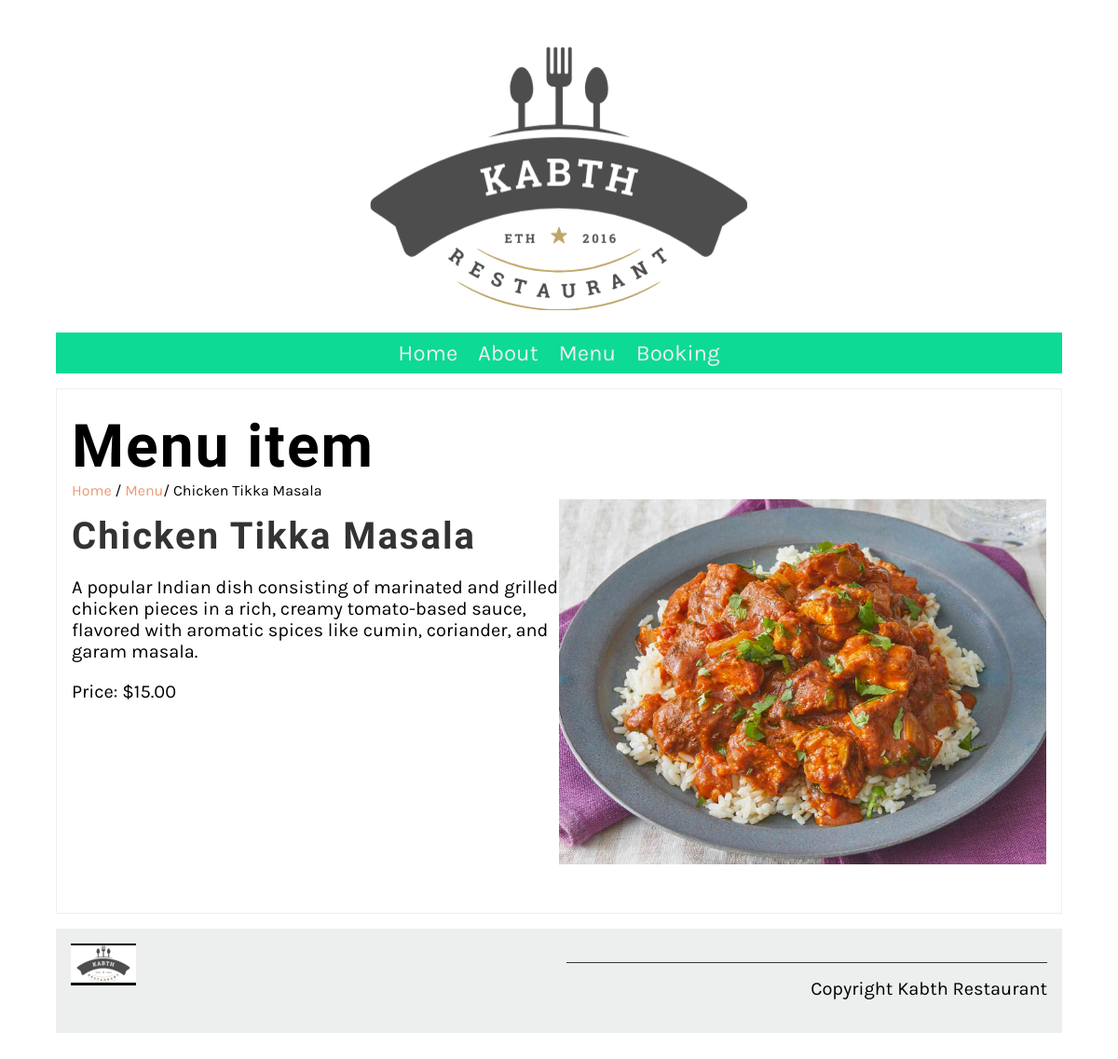
Page /menu_item/2/ on the committed database.
### restaurant/models.py (models this page shows, shortened)
class Menu(models.Model):
    name = models.CharField(max_length=250)
    price = models.IntegerField()
    description = models.TextField(max_length=1000)

### restaurant/views.py (the view)
# urls.py: path('menu_item/<int:pk>/', views.menu_item, name= "menu_item"),
def menu_item(request, pk=None):
    if pk:
        menu_item = models.Menu.objects.get(pk = pk)
    else:
        menu_item=""
    return render(request,"menu_item.html",{"menu_item":menu_item})

### restaurant/templates/menu_item.html
{% extends 'base.html' %}
{% load static %}
{% block content %}
<section>
    <article>
        <h1>Menu item</h1>
        <span>
            <a href="{% url 'home' %}">Home</a> /
            <a href="{% url 'menu' %}">Menu</a>/
            {{menu_item.name}}
        </span>
        <div class="row">
            <div class="column">
                <h2>
                    {{menu_item.name}}
                </h2>
                <p>
                    {{menu_item.description}}
                </p>
                <p>
                    Price: ${{menu_item.price}}.00
                </p>
            </div>
            <div class="column">
                <img src="{% static 'img/menu_items/' %}{{ menu_item.name|slugify }}.jpg" alt="{{ menu_item.name }}" />
            </div>
        </div>
    </article>
</section>
{% endblock %}

### restaurant/static/css/style.css (style rules this page uses)
body { font-family: 'Karla', sans-serif; margin-top: 3rem; margin-bottom: 3rem; margin-left: 5%; margin-right: 5%; }
h1, h2, h3, h4, h5, h6 { font-family: 'Markazi Text', serif; letter-spacing: 2px;; }
h1 { font-size: 4rem; margin-top: 1.5rem; margin-bottom: 0; }
h2 { font-size: 2.5rem; color: #333333; margin:1rem 0; }
p, ul { font-size: 1.25rem;; }
a { color: #EE9972; text-decoration: none; }
section { display: flex; gap: 2rem 1rem; margin-top: 1rem; margin-bottom: 1rem; flex-direction: row; }
article { flex:1; }
article img { max-width: 100%; }
main article { border: 1px solid #EDEFEE; padding-left: 1rem; padding-right: 1rem; }
.row { display: flex; flex-direction: row; width: 100%; padding-bottom: 1rem; }
.column { flex-basis: 50%; margin-bottom: 1rem; padding-bottom: 1rem; }

### rows in the picture
Menu: name "Chicken Tikka Masala", description "A popular Indian dish consisting of marinated and grilled chicken pieces in a rich, creamy tomato-based sauce, flavored with aromatic spices like cumin, coriander, and garam masala.", price "15"
